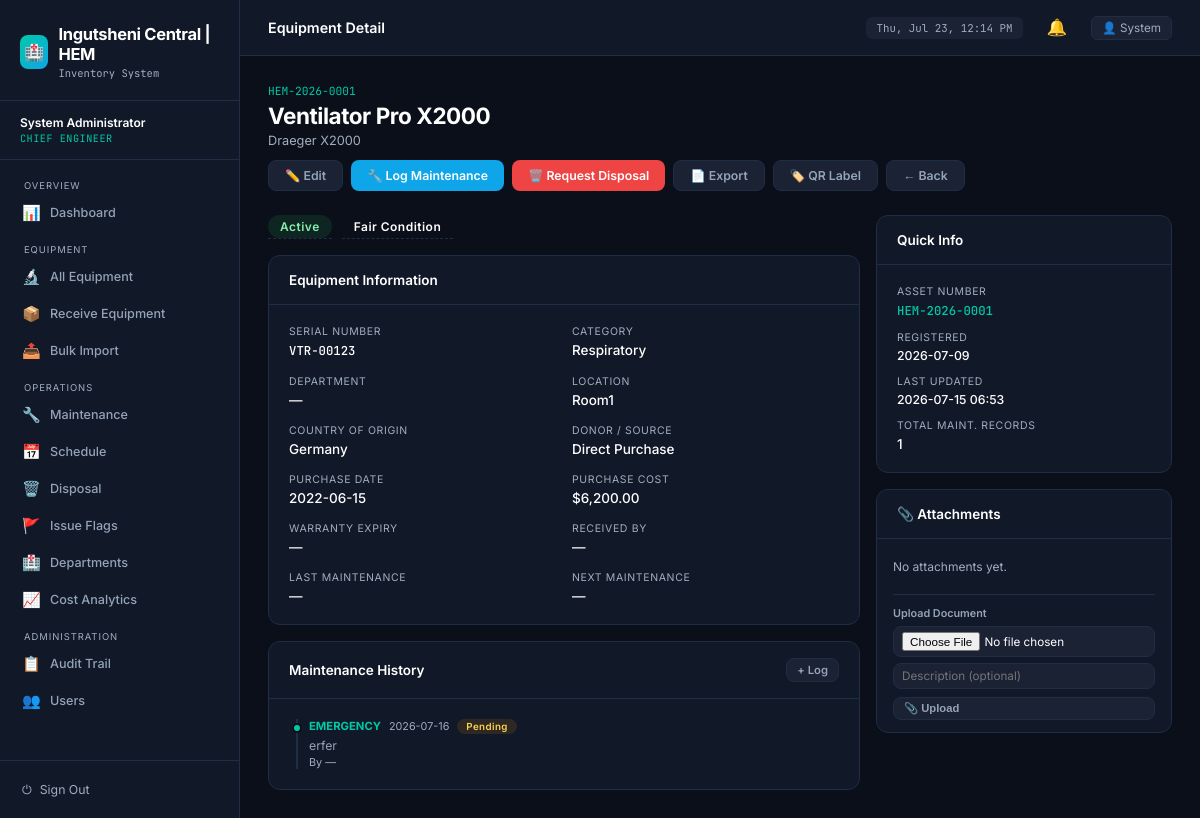
Screenshot of /equipment/1 (signed in) with the database file from the repository.
### tables this page shows
CREATE TABLE "equipment" (id INTEGER PRIMARY KEY AUTOINCREMENT, asset_number TEXT NOT NULL, name TEXT NOT NULL, model TEXT, manufacturer TEXT, serial_number TEXT, category TEXT, department_id INTEGER, location TEXT, country_of_origin TEXT, donor_name TEXT, state TEXT DEFAULT "Active", condition TEXT DEFAULT "Good", purchase_date TEXT, purchase_cost REAL, warranty_expiry TEXT, last_maintenance TEXT, next_maintenance TEXT, notes TEXT, received_by_id INTEGER, created_at TEXT, updated_at TEXT, location_id INTEGER, FOREIGN KEY(department_id) REFERENCES departments(id));

CREATE TABLE maintenance_records (
  id INTEGER PRIMARY KEY AUTOINCREMENT,
  equipment_id INTEGER NOT NULL,
  performed_by_id INTEGER,
  maintenance_type TEXT, description TEXT NOT NULL,
  findings TEXT, outcome TEXT, cost REAL,
  scheduled_date TEXT, completed_date TEXT, next_due TEXT,
  created_at TEXT DEFAULT (datetime('now')),
  FOREIGN KEY(equipment_id) REFERENCES equipment(id),
  FOREIGN KEY(performed_by_id) REFERENCES users(id)
);

### run_production.py (the view)
@app.route('/equipment/<int:eq_id>')
@login_required
def equipment_detail(eq_id):
    eq = query('SELECT * FROM equipment WHERE id = ?', (eq_id,), one=True)
    if not eq:
        flash('Equipment not found')
        return redirect(url_for('equipment_list'))
    maintenance = query('SELECT * FROM maintenance_records WHERE equipment_id = ? ORDER BY created_at DESC', (eq_id,))
    disposal = query('SELECT * FROM disposal_records WHERE equipment_id = ?', (eq_id,), one=True)
    attachments = query('SELECT * FROM attachments WHERE equipment_id = ? ORDER BY created_at DESC', (eq_id,))
    return render_template('equipment_detail.html', eq=eq, maintenance=maintenance, disposal=disposal, attachments=attachments)

### templates/equipment_detail.html (shortened to what this page needs)
{% extends 'base.html' %}
{% block page_title %}Equipment Detail{% endblock %}
{% block content %}
<div style="display:flex;align-items:flex-start;justify-content:space-between;margin-bottom:24px;flex-wrap:wrap;gap:12px">
  <div>
    <div style="font-family:'JetBrains Mono',monospace;font-size:0.75rem;color:var(--accent);margin-bottom:4px">{{ eq['asset_number'] }}</div>
    <h1 style="font-size:1.5rem;font-weight:700;letter-spacing:-0.02em">{{ eq['name'] }}</h1>
    <div style="color:var(--text-muted);font-size:0.85rem;margin-top:4px">{{ eq['manufacturer'] }} {{ eq['model'] }}</div>
  </div>
  <div style="display:flex;gap:8px;flex-wrap:wrap">
    {% if session.role in ['chief_engineer','technician'] %}
    <a href="{{ url_for('edit_equipment', eq_id=eq['id']) }}" class="btn btn-ghost">✏️ Edit</a>
    <a href="{{ url_for('add_maintenance', eq_id=eq['id']) }}" class="btn btn-blue">🔧 Log Maintenance</a>
    {% if eq['state'] not in ['Disposed','Pending Disposal'] %}
    <a href="{{ url_for('request_disposal', eq_id=eq['id']) }}" class="btn btn-danger">🗑️ Request Disposal</a>
    {% endif %}
    {% endif %}
    <a href="{{ url_for('export_equipment', eq_id=eq['id']) }}" class="btn btn-ghost" target="_blank">📄 Export</a>
    <a href="{{ url_for('equipment_qr', eq_id=eq['id']) }}" class="btn btn-ghost" target="_blank">🏷️ QR Label</a>
    <a href="{{ url_for('equipment_list') }}" class="btn btn-ghost">← Back</a>
  </div>
</div>
<div style="display:grid;grid-template-columns:2fr 1fr;gap:16px">
  <div style="display:flex;flex-direction:column;gap:16px">
    <div style="display:flex;gap:10px;flex-wrap:wrap;align-items:center">
      <div id="display-state" class="inline-edit-val" onclick="{{ 'showInlineEdit(\"state\")' if session.role in ['chief_engineer','technician'] else '' }}"
           title="{{ 'Click to change state' if session.role in ['chief_engineer','technician'] else '' }}">
        <span class="badge {{ state_badge(eq['state']) }}" style="font-size:0.8rem;padding:4px 12px">{{ eq['state'] }}</span>
      </div>
      <div id="display-condition" class="inline-edit-val" onclick="{{ 'showInlineEdit(\"condition\")' if session.role in ['chief_engineer','technician'] else '' }}"
           title="{{ 'Click to change condition' if session.role in ['chief_engineer','technician'] else '' }}">
        <span class="badge {{ cond_badge(eq['condition']) }}" style="font-size:0.8rem;padding:4px 12px">{{ eq['condition'] }} Condition</span>
      </div>
    </div>
    <div class="card">
      <div class="card-header"><h2>Equipment Information</h2></div>
      <div class="card-body">
        <div class="detail-grid">
          <div class="detail-item"><div class="key">Serial Number</div><div class="val mono">{{ eq['serial_number'] or '—' }}</div></div>
          <div class="detail-item"><div class="key">Category</div><div class="val">{{ eq['category'] or '—' }}</div></div>
          <div class="detail-item"><div class="key">Department</div><div class="val">{{ eq['department'] or '—' }}</div></div>
          <div class="detail-item"><div class="key">Location</div><div class="val">{{ eq['location'] or '—' }}</div></div>
          <div class="detail-item"><div class="key">Country of Origin</div><div class="val">{{ eq['country_of_origin'] or '—' }}</div></div>
          <div class="detail-item"><div class="key">Donor / Source</div><div class="val">{{ eq['donor_name'] or 'Direct Purchase' }}</div></div>
          {% if session.role != 'intern' %}
          <div class="detail-item"><div class="key">Purchase Date</div><div class="val">{{ eq['purchase_date']|fmtdate }}</div></div>
          <div class="detail-item"><div class="key">Purchase Cost</div><div class="val">{{ eq['purchase_cost']|currency }}</div></div>
          {% endif %}
          <div class="detail-item"><div class="key">Warranty Expiry</div><div class="val">{{ eq['warranty_expiry']|fmtdate }}</div></div>
          <div class="detail-item"><div class="key">Received By</div><div class="val">{{ eq['received_by_name'] or '—' }}</div></div>
          <div class="detail-item"><div class="key">Last Maintenance</div><div class="val">{{ eq['last_maintenance']|fmtdate }}</div></div>
          <div class="detail-item">
            <div class="key">Next Maintenance</div>
            <div class="val">
              {% if eq['next_maintenance'] %}
                {% if is_overdue(eq['next_maintenance']) %}
                  <span style="color:var(--danger)">{{ eq['next_maintenance']|fmtdate }} (Overdue)</span>
                {% else %}
                  {{ eq['next_maintenance']|fmtdate }}
                {% endif %}
              {% else %}—{% endif %}
            </div>
          </div>
        </div>
      </div>
    </div>
    <div class="card">
      <div class="card-header">
        <h2>Maintenance History</h2>
        {% if session.role in ['chief_engineer','technician'] %}
        <div class="hdr-actions"><a href="{{ url_for('add_maintenance', eq_id=eq['id']) }}" class="btn btn-ghost btn-sm">+ Log</a></div>
        {% endif %}
      </div>
      <div class="card-body">
        {% if maintenance %}
        <div class="timeline">
          {% for rec in maintenance %}
          <div class="timeline-item">
            <div class="t-header">
              <span class="t-type">{{ rec['maintenance_type'] }}</span>
              <span class="t-date">{{ (rec['completed_date'] or rec['created_at'])|fmtdate }}</span>
              {% set out_map={'Resolved':'badge-green','Pending':'badge-amber','Escalated':'badge-red'} %}
              <span class="badge {{ out_map.get(rec['outcome'],'badge-gray') }}" style="font-size:0.65rem">{{ rec['outcome'] }}</span>
            </div>
            <div class="t-desc">{{ rec['description'] }}</div>
            <div class="t-by">By {{ rec['tech_name'] or '—' }}{% if rec['cost'] %} · Cost: {{ rec['cost']|currency }}{% endif %}</div>
          </div>
          {% endfor %}
        </div>
        {% else %}
        <div class="empty" style="padding:24px"><div class="emoji">🔧</div><p>No maintenance records yet.</p></div>
        {% endif %}
      </div>
    </div>
  </div>
  <div style="display:flex;flex-direction:column;gap:16px">
    <div class="card">
      <div class="card-header"><h2>Quick Info</h2></div>
      <div class="card-body" style="display:flex;flex-direction:column;gap:12px">
        <div class="detail-item"><div class="key">Asset Number</div><div class="val mono" style="color:var(--accent)">{{ eq['asset_number'] }}</div></div>
        <div class="detail-item"><div class="key">Registered</div><div class="val" style="font-size:0.82rem">{{ eq['created_at']|fmtdate }}</div></div>
        <div class="detail-item"><div class="key">Last Updated</div><div class="val" style="font-size:0.82rem">{{ eq['updated_at']|fmtdatetime }}</div></div>
        <div class="detail-item"><div class="key">Total Maint. Records</div><div class="val">{{ maintenance|length }}</div></div>
      </div>
    </div>
    <div class="card">
      <div class="card-header"><h2>📎 Attachments</h2></div>
      <div class="card-body" style="padding:12px 16px">
        {% if attachments %}
          {% for att in attachments %}
          <div style="display:flex;align-items:center;gap:8px;padding:8px 0;border-bottom:1px solid var(--border)">
            <span style="font-size:1.1rem">
              {% if att['file_type'] in ['pdf'] %}📄{% elif att['file_type'] in ['png','jpg','jpeg'] %}🖼️{% else %}📁{% endif %}
            </span>
            <div style="flex:1;min-width:0">
              <a href="{{ url_for('download_attachment', att_id=att['id']) }}"
                 style="color:var(--accent-2);text-decoration:none;font-size:0.8rem;font-weight:600;
                        display:block;overflow:hidden;text-overflow:ellipsis;white-space:nowrap">
                {{ att['original_name'] }}
              </a>
              {% if att['description'] %}
              <div style="font-size:0.7rem;color:var(--text-muted)">{{ att['description'] }}</div>
              {% endif %}
              <div style="font-size:0.68rem;color:var(--text-muted)">
                {{ att['uploader'] or '—' }} · {{ att['created_at']|fmtdate }}
              </div>
            </div>
            {% if session.role in ['chief_engineer','technician'] %}
            <form method="POST" action="{{ url_for('delete_attachment', att_id=att['id']) }}"
                  onsubmit="return confirm('Delete this attachment?')">
              <button class="btn btn-ghost btn-sm" style="color:var(--danger)">✕</button>
            </form>
            {% endif %}
          </div>
          {% endfor %}
        {% else %}
          <div style="font-size:0.8rem;color:var(--text-muted);padding:8px 0">No attachments yet.</div>
        {% endif %}
        {% if session.role in ['chief_engineer','technician'] %}
        <form method="POST" action="{{ url_for('upload_attachment', eq_id=eq['id']) }}"
              enctype="multipart/form-data" style="margin-top:12px;padding-top:12px;border-top:1px solid var(--border)">
          <div style="font-size:0.72rem;font-weight:600;color:var(--text-dim);margin-bottom:6px">Upload Document</div>
          <input type="file" name="file" class="form-control" style="font-size:0.78rem;padding:5px 8px;margin-bottom:6px"
                 accept=".pdf,.png,.jpg,.jpeg,.docx,.xlsx,.csv,.txt">
          <input type="text" name="description" class="form-control" placeholder="Description (optional)"
                 style="font-size:0.78rem;padding:5px 8px;margin-bottom:8px">
          <button type="submit" class="btn btn-ghost btn-sm" style="width:100%">📎 Upload</button>
        </form>
        {% endif %}
      </div>
    </div>
  </div>
</div>
{% endblock %}

### rows the page displays
equipment: asset_number "HEM-2026-0001", name "Ventilator Pro X2000", manufacturer "Draeger", model "X2000", state "Active", condition "Fair", serial_number "VTR-00123", category "Respiratory", location "Room1", country_of_origin "Germany", donor_name "Direct Purchase", purchase_date|fmtdate "2022-06-15", purchase_cost "$6,200.00", created_at|fmtdate "2026-07-09", updated_at|fmtdatetime "2026-07-15 06:53"
maintenance_records: maintenance_type "EMERGENCY", completed_date "2026-07-16", outcome "Pending", description "erfer", rec "—"

### other values shown
{{ session.full_name }} "System Administrator"
{{ session.role | replace('_', ' ') }} "CHIEF ENGINEER"
{{ session.full_name.split()[0] }} "System"
{{ eq['department'] or '—' }} "—"
{{ eq['warranty_expiry']|fmtdate }} "—"
{{ eq['received_by_name'] or '—' }} "—"
{{ eq['last_maintenance']|fmtdate }} "—"
{{ maintenance|length }} "1"
